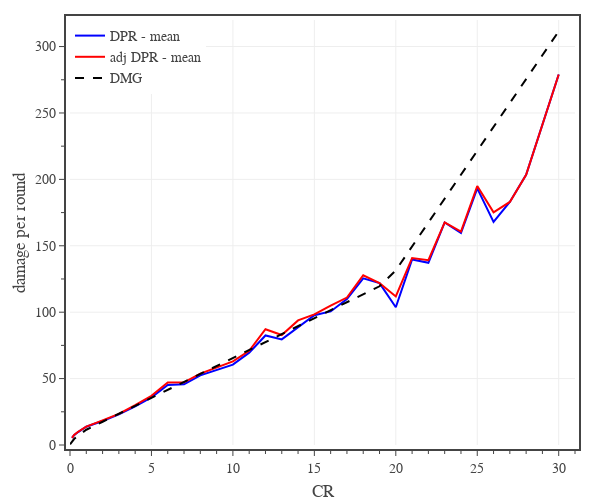

Write notebook code for a chart like this one.
### Code cell
# plots monster DPR vs CR

# create figure
fig = go.Figure(
    layout=go.Layout(
        template=tfb.FIG_TEMPLATE,
        margin=dict(l=70, r=25, b=55, t=20, pad=4),
        xaxis=dict(
            title_text='CR',
            range=[0,31],
            tick0=0, dtick=5,
            minor=dict(tick0=0, dtick=1),
        ),
        yaxis=dict(
            title_text='damage per round',
            range=[0,320],
            tick0=0, dtick=50,
            minor=dict(tick0=0, dtick=25),
        ),
        legend=dict(
            xanchor='left', yanchor='top',
            x=0.00, y=1.00,
            orientation='v',
            tracegroupgap=0,
        )
    )
)

plot_confidence_interval(fig, df0, 0.0, 'CR', 'DPR', 'DPR', 'rgba(0, 0, 255, 1.0)', 'rgba(0, 0, 255, 0.3)')

plot_confidence_interval(fig, df0, 0.0, 'CR', 'adj DPR', 'adj DPR', 'rgba(255, 0, 0, 1.0)', 'rgba(255, 0, 0, 0.3)')

# plot reference line
fig.add_trace(go.Scatter(
    x=dfD.index, y=dfD['DPR Mean'],
    mode='lines', 
    name='DMG',
    line=dict(color='black', dash='dash'),
    hoverinfo='skip', 
))

# show figure
fig.update_layout(width=600, height=500)
fig.show(config=tfb.FIG_CONFIG)

# save figures
if SAVEFIGS:
    fig.update_layout(autosize=True, width=None, height=None)
    tfb.save_fig_html(fig, format='large', name='fig-dpr-vs-cr')
    tfb.save_fig_html(fig, format='small', name='fig-dpr-vs-cr')

### Figure 1 — Plotly figure (JSON) as saved in the notebook; plotly's stock layout.template omitted (floating-point values rounded to 4 significant figures)
{"data": [{"hovertemplate": "<b>DPR</b><br>CR %{x:,.0f}<br>Mean %{y:,.1f}<br><extra></extra>", "legendgroup": "DPR", "line": {"color": "rgba(0, 0, 255, 1.0)"}, "mode": "lines", "name": "DPR - mean", "type": "scatter", "x": [0.125, 0.25, 0.5, 1, 2, 3, 4, 5, 6, 7, 8, 9, 10, 11, 12, 13, 14, 15, 16, 17, 18, 19, 20, 21, 22, 23, 24, 25, 26, 27, 28, 30], "y": [5.336, 7.42, 9.744, 13.75, 18.05, 23.0, 29.14, 35.91, 45.23, 45.69, 52.45, 56.73, 60.49, 69.53, 82.47, 79.49, 88.81, 97.75, 100.6, 109.8, 125.5, 121.9, 103.7, 139.7, 137.2, 167.6, 159.6, 193.2, 168.0, 183, 203.4, 278.9]}, {"hovertemplate": "<b>adj DPR</b><br>CR %{x:,.0f}<br>Mean %{y:,.1f}<br><extra></extra>", "legendgroup": "adj DPR", "line": {"color": "rgba(255, 0, 0, 1.0)"}, "mode": "lines", "name": "adj DPR - mean", "type": "scatter", "x": [0.125, 0.25, 0.5, 1, 2, 3, 4, 5, 6, 7, 8, 9, 10, 11, 12, 13, 14, 15, 16, 17, 18, 19, 20, 21, 22, 23, 24, 25, 26, 27, 28, 30], "y": [5.399, 7.576, 9.952, 13.86, 18.59, 23.48, 29.94, 37.09, 47.1, 47.17, 53.81, 58.36, 62.94, 70.93, 87.15, 82.81, 93.79, 98.33, 105.0, 111.0, 127.8, 121.9, 111.8, 140.8, 139.2, 167.6, 160.7, 195.0, 175.2, 183, 203.4, 278.9]}, {"hoverinfo": "skip", "line": {"color": "black", "dash": "dash"}, "mode": "lines", "name": "DMG", "type": "scatter", "x": [0, 0.125, 0.25, 0.5, 1, 2, 3, 4, 5, 6, 7, 8, 9, 10, 11, 12, 13, 14, 15, 16, 17, 18, 19, 20, 21, 22, 23, 24, 25, 26, 27, 28, 29, 30], "y": [0.5, 2.5, 4.5, 7, 11.5, 17.5, 23.5, 29.5, 35.5, 41.5, 47.5, 53.5, 59.5, 65.5, 71.5, 77.5, 83.5, 89.5, 95.5, 101.5, 107.5, 113.5, 119.5, 131.5, 149.5, 167.5, 185.5, 203.5, 221.5, 239.5, 257.5, 275.5, 293.5, 311.5]}], "layout": {"height": 500, "legend": {"orientation": "v", "tracegroupgap": 0, "x": 0, "xanchor": "left", "y": 1, "yanchor": "top"}, "margin": {"b": 55, "l": 70, "pad": 4, "r": 25, "t": 20}, "width": 600, "xaxis": {"dtick": 5, "minor": {"dtick": 1, "tick0": 0}, "range": [0, 31], "tick0": 0, "title": {"text": "CR"}}, "yaxis": {"dtick": 50, "minor": {"dtick": 25, "tick0": 0}, "range": [0, 320], "tick0": 0, "title": {"text": "damage per round"}}}}
